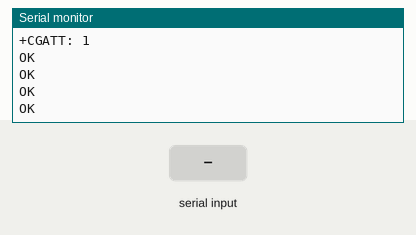
Recording of a sketch running on a simulated Arduino Mega 2560, built with avr-gcc and run on an emulated ATmega2560. Shown: the last lines printed to the serial monitor. The test bench sets the inputs (shaded band). The modem accepts every AT command (registered, SIM ready, sends succeed) and sends nothing else.

Above: at 10.9 s.
11.0 s: "1" received over the second serial link
At 12.9 s:
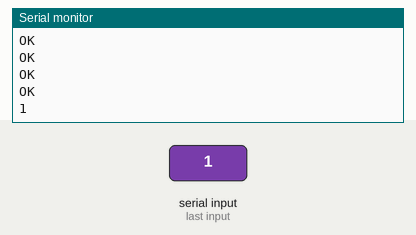
13.2 s: "0" received over the second serial link
At 14.9 s:
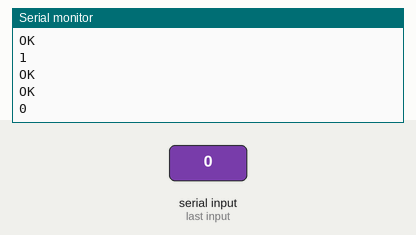

Measured:
- after the input at 11.0 s, the serial monitor: prints a new line after 0.78 s (image 1)
- after the input at 13.2 s, the serial monitor: prints a new line after 0.68 s (image 2)

The sketch:

gps_gprs_try.ino
```cpp
#include <DFRobot_sim808.h>
#include<String.h>
#include<SoftwareSerial.h>
float s1=0,s2=0;
SoftwareSerial serial(10, 11);
int butt1 = 12;
int butt2 = 22;

//Mobile phone number, need to change
#define PHONE_NUMBER  "9505984547"
DFRobot_SIM808 sim808(&serial);

void setup() {
  pinMode(butt1, INPUT);
  pinMode(butt2, INPUT);

  serial.begin(9600);
  Serial.begin(9600);
  //********Initialize sim808 module*************
  while (!sim808.init()) {
    delay(1000);
    Serial.print("Sim808 init error\r\n");
  }
  Serial.println("Sim808 init success");
  if ( sim808.attachGPS())
    Serial.println("Open the GPS power success");
  else
    Serial.println("Open the GPS power failure");
  Serial.println("Config SIM808...");
  delay(2000);
  Serial.println("Done!...");
  serial.flush();
  Serial.flush();

  serial.println("AT+CGATT?");
  delay(100);
  toSerial();

  serial.println("AT+SAPBR=3,1,\"CONTYPE\",\"GPRS\"");
  delay(2000);
  toSerial();

  // bearer settings
  serial.println("AT+SAPBR=3,1,\"APN\",\"taif\"");
  delay(2000);
  toSerial();

  // bearer settings
  serial.println("AT+SAPBR=1,1");
  delay(2000);
  toSerial();
}
void loop() {
if (sim808.getGPS()) {
    s1 = sim808.GPSdata.lat;
    s2 = sim808.GPSdata.lon;
    serial.print(s1);
    serial.print(",");
    serial.println(s2);

    serial.print("latitude :");
    serial.println(sim808.GPSdata.lat);

    serial.print("longitude :");
    serial.println(sim808.GPSdata.lon);

    //************* Turn off the GPS power ************

  float f1=s1;
  float f2=s2;
  serial.print(f1);
    serial.print(",");
  serial.print(f2);
}


   serial.println("AT+HTTPINIT");
  delay(2000);
  toSerial();
 serial.print("AT+HTTPPARA=\"URL\",\"rissuuuu.000webhostapp.com/iot.php?data1=");
  serial.print(s1);
  serial.print(",");
  serial.print(s2);
  serial.print( "\"\r\n");
  serial.print("AT+HTTPPARA=\"CID\",1\r\n");
  delay(2000);
  toSerial();


  // set http action type 0 = GET, 1 = POST, 2 = HEAD
  serial.println("AT+HTTPACTION=1");
  delay(6000);
  toSerial();

  // read server response
  serial.println("AT+HTTPREAD");
  delay(1000);
  toSerial();

  serial.println("");
  serial.println("AT+HTTPTERM");
  toSerial();
  delay(300);

  serial.println("");
  delay(10000);

}

void toSerial()
{
  while (serial.available() != 0)
  {
    Serial.write(serial.read());
  }


}
```
